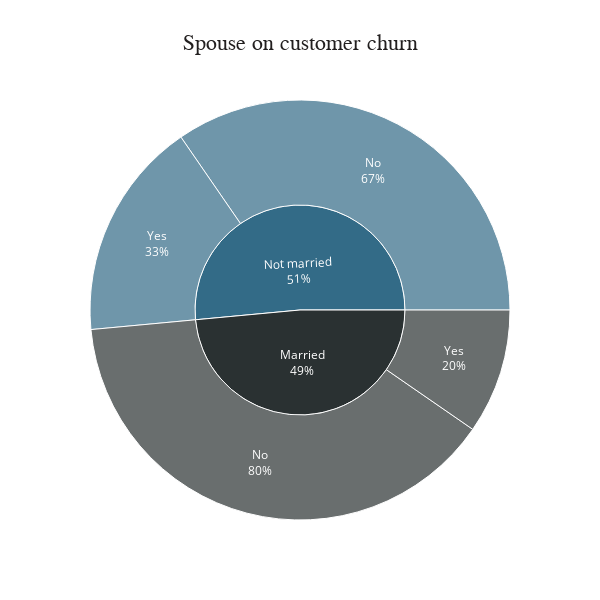

Source (notebook cell):
### Code cell
fig = px.sunburst(spouse, 
                  path=['Partner', 'Churn'], 
                  values='count', 
                  color='Partner', 
                  title='Spouse on customer churn',
                  color_discrete_map={'Not married': '#336B87', 'Married': '#2A3132'},
                  width=600, 
                  height=600
                 )

fig.update_layout(plot_bgcolor='white', 
                  title_font_family='Calibri Black', 
                  title_font_color='#221f1f', 
                  title_font_size=22, 
                  title_x=0.5)
fig.update_traces(textinfo='label + percent parent')                 
fig.show()

### Figure 1 — Plotly figure (JSON) as saved in the notebook; plotly's stock layout.template omitted (floating-point values rounded to 4 significant figures)
{"data": [{"branchvalues": "total", "customdata": [["Married"], ["Not married"], ["Married"], ["Not married"], ["Married"], ["Not married"]], "domain": {"x": [0, 1], "y": [0, 1]}, "hovertemplate": "labels=%{label}<br>count=%{value}<br>parent=%{parent}<br>id=%{id}<br>Partner=%{customdata[0]}<extra></extra>", "ids": ["Married/Yes", "Not married/Yes", "Married/No", "Not married/No", "Married", "Not married"], "labels": ["Yes", "Yes", "No", "No", "Married", "Not married"], "marker": {"colors": ["#2A3132", "#336B87", "#2A3132", "#336B87", "#2A3132", "#336B87"]}, "name": "", "parents": ["Married", "Not married", "Married", "Not married", "", ""], "textinfo": "label+percent parent", "type": "sunburst", "values": [576, 1011, 2328, 2071, 2904, 3082]}], "layout": {"height": 600, "legend": {"tracegroupgap": 0}, "plot_bgcolor": "white", "title": {"font": {"color": "#221f1f", "family": "Calibri Black", "size": 22}, "text": "Spouse on customer churn", "x": 0.5}, "width": 600}}
